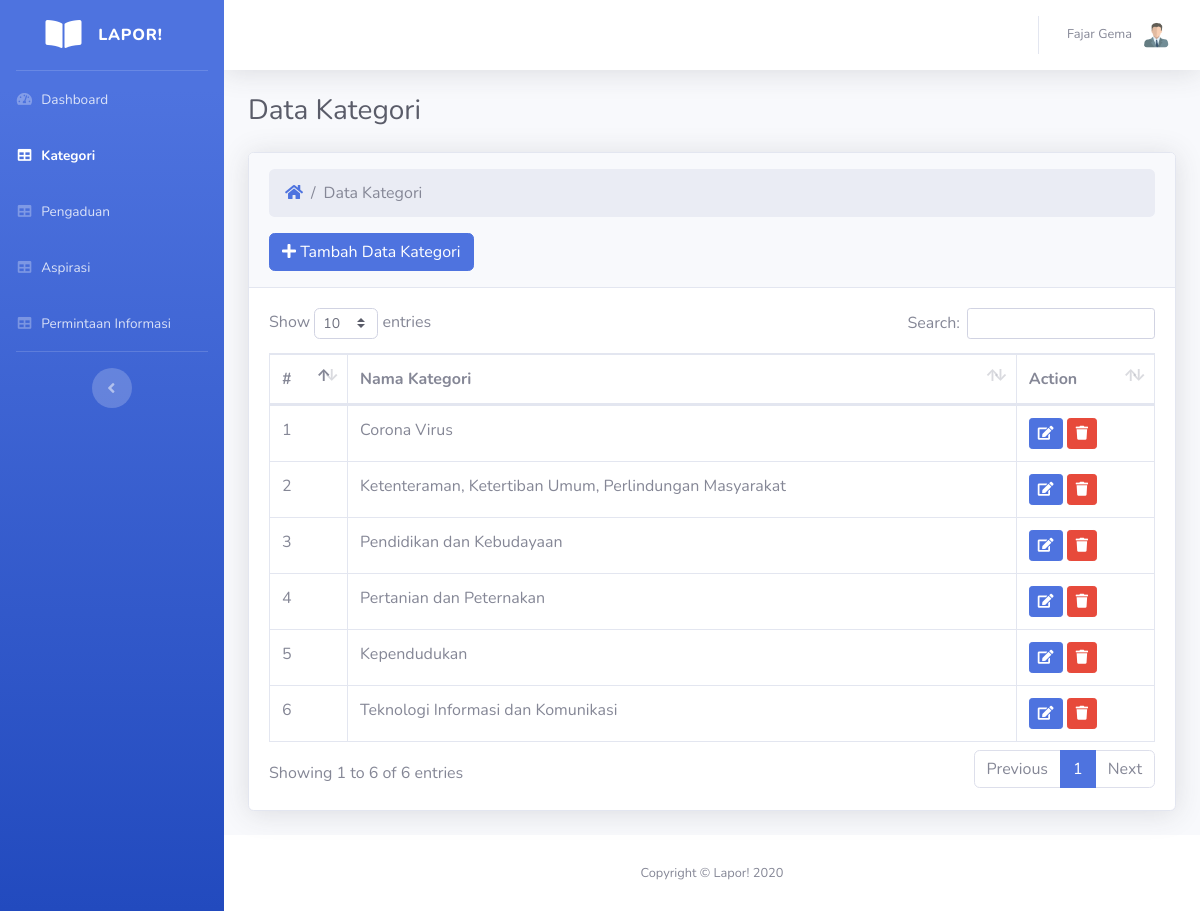
The app's page /admin/kategori/index.php (signed in) with its own data.
### tables this page shows
CREATE TABLE `kategori` (
  `id` int(11) NOT NULL,
  `nama` varchar(128) NOT NULL
);

### admin/kategori/index.php (the view, shortened to what this page needs)
<?php
	include '../../config.php';
	if(isset($_SESSION['username'])){
		$nama = $_SESSION['nama'];
	}else{
		header("location:../../login.php");
	}
?>
<!DOCTYPE html>
<html lang="en">
<head>
    <link href="../../assets/vendor/fontawesome-free/css/all.min.css" rel="stylesheet" type="text/css">
    <link href="../../assets/css/sb-admin-2.min.css" rel="stylesheet">
    <link href="../../assets/vendor/datatables/dataTables.bootstrap4.min.css" rel="stylesheet">
</head>
<body id="page-top">
    <div id="wrapper">
        <ul class="navbar-nav bg-gradient-primary sidebar sidebar-dark accordion" id="accordionSidebar">
            <a class="sidebar-brand d-flex align-items-center justify-content-center" href="index.php">
                <div class="sidebar-brand-icon">
                    <i class="fas fa-book-open"></i>
                </div>
                <div class="sidebar-brand-text mx-3">Lapor!</div>
            </a>
            <hr class="sidebar-divider my-0">
            <li class="nav-item">
                <a class="nav-link" href="../index.php">
                    <i class="fas fa-fw fa-tachometer-alt"></i>
                    <span>Dashboard</span></a>
            </li>
            <li class="nav-item active">
                <a class="nav-link" href="index.php">
                    <i class="fas fa-fw fa-table"></i>
                    <span>Kategori</span></a>
            </li>
            <li class="nav-item">
                <a class="nav-link" href="../pengaduan/index.php">
                    <i class="fas fa-fw fa-table"></i>
                    <span>Pengaduan</span></a>
            </li>
            <li class="nav-item">
                <a class="nav-link" href="../aspirasi/index.php">
                    <i class="fas fa-fw fa-table"></i>
                    <span>Aspirasi</span></a>
            </li>
            <li class="nav-item">
                <a class="nav-link" href="../informasi/index.php">
                    <i class="fas fa-fw fa-table"></i>
                    <span>Permintaan Informasi</span></a>
            </li>
            <hr class="sidebar-divider d-none d-md-block">
            <div class="text-center d-none d-md-inline">
                <button class="rounded-circle border-0" id="sidebarToggle"></button>
            </div>
        </ul>
        <div id="content-wrapper" class="d-flex flex-column">
            <div id="content">
                <nav class="navbar navbar-expand navbar-light bg-white topbar mb-4 static-top shadow">
                    <ul class="navbar-nav ml-auto">
                        <li class="nav-item dropdown no-arrow">
                            <a class="nav-link dropdown-toggle" href="#" id="userDropdown" role="button"
                                data-toggle="dropdown" aria-haspopup="true" aria-expanded="false">
                                <span class="mr-2 d-none d-lg-inline text-gray-600 small"><?php echo $nama; ?></span>
                                <img class="img-profile rounded-circle"
                                    src="../../assets/img/user.png">
                            </a>
                        </li>
                    </ul>
                </nav>
                <div class="container-fluid">
                    <div class="d-sm-flex align-items-center justify-content-between mb-4">
                        <h1 class="h3 mb-0 text-gray-800">Data Kategori</h1>
                    </div>
                    <div class="card shadow mb-4">
                        <div class="card-header py-3">
                            <nav aria-label="breadcrumb">
                                <ol class="breadcrumb">
                                    <li class="breadcrumb-item"><a href="../index.php"><i class="fas fa-home"></i></a></li>
                                    <li class="breadcrumb-item active" aria-current="page">Data Kategori</li>
                                </ol>
                            </nav>
                            <a href="tambah.php" class="btn btn-primary"><i class="fas fa-plus"></i> Tambah Data Kategori</a>
                        </div>
                        <div class="card-body">
                            <div class="table-responsive">
                                <table class="table table-bordered" id="dataTable">
                                    <thead>
                                        <tr>
                                            <th>#</th>
                                            <th>Nama Kategori</th>
                                            <th>Action</th>
                                        </tr>
                                    </thead>
                                    <tbody>
                                    <?php
                                        $data=mysqli_query($db,"SELECT * FROM kategori");
                                        $no=1;
                                        while ($r=mysqli_fetch_array($data)) {
                                    ?>
                                        <tr>
                                            <td><?php echo $no++ ?></td>
                                            <td><?php echo $r['nama']; ?></td>
                                            <td>
                                                <a href="edit.php?id=<?php echo $r['id']; ?>" class="btn btn-sm btn-primary"> <i class="fas fa-edit"></i> </a>
                                                <a class="btn btn-danger btn-sm" href="hapus.php?id=<?php echo $r['id']; ?>"> <i class="fas fa-trash"></i></a>
                                            </td>
                                        </tr>
                                    <?php } ?>
                                    </tbody>
                                </table>
                            </div>
                        </div>
                    </div>
                </div>
            </div>
            <footer class="sticky-footer bg-white">
                <div class="container my-auto">
                    <div class="copyright text-center my-auto">
                        <span>Copyright &copy; Lapor! 2020</span>
                    </div>
                </div>
            </footer>
        </div>
    </div>
</body>
</html>

### records on screen
kategori: nama "Corona Virus"
kategori: nama "Ketenteraman, Ketertiban Umum, Perlindungan Masyarakat"
kategori: nama "Pendidikan dan Kebudayaan"
kategori: nama "Pertanian dan Peternakan"
kategori: nama "Kependudukan"
kategori: nama "Teknologi Informasi dan Komunikasi"

### other values on screen
$nama "Fajar Gema"
